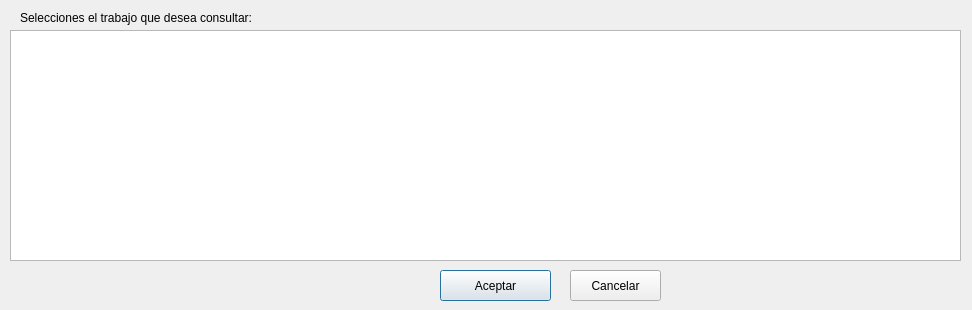
<?xml version="1.0" encoding="UTF-8"?>
<ui version="4.0">
 <class>frmSelec</class>
 <widget class="QDialog" name="frmSelec">
  <property name="geometry">
   <rect>
    <x>0</x>
    <y>0</y>
    <width>972</width>
    <height>310</height>
   </rect>
  </property>
  <property name="windowTitle">
   <string>Seleccionar trabajo</string>
  </property>
  <widget class="QTableWidget" name="tableWidget">
   <property name="geometry">
    <rect>
     <x>10</x>
     <y>30</y>
     <width>951</width>
     <height>231</height>
    </rect>
   </property>
   <property name="toolTip">
    <string>Seleccione una fila y pulse aceptar</string>
   </property>
   <property name="verticalScrollBarPolicy">
    <enum>Qt::ScrollBarAsNeeded</enum>
   </property>
   <property name="horizontalScrollBarPolicy">
    <enum>Qt::ScrollBarAsNeeded</enum>
   </property>
  </widget>
  <widget class="QPushButton" name="bttAceptar">
   <property name="geometry">
    <rect>
     <x>440</x>
     <y>270</y>
     <width>111</width>
     <height>31</height>
    </rect>
   </property>
   <property name="text">
    <string>Aceptar</string>
   </property>
  </widget>
  <widget class="QPushButton" name="bttCancelar">
   <property name="geometry">
    <rect>
     <x>570</x>
     <y>270</y>
     <width>91</width>
     <height>31</height>
    </rect>
   </property>
   <property name="text">
    <string>Cancelar</string>
   </property>
  </widget>
  <widget class="QLabel" name="label">
   <property name="geometry">
    <rect>
     <x>20</x>
     <y>10</y>
     <width>331</width>
     <height>16</height>
    </rect>
   </property>
   <property name="text">
    <string>Selecciones el trabajo que desea consultar:</string>
   </property>
  </widget>
 </widget>
 <resources/>
 <connections/>
</ui>
